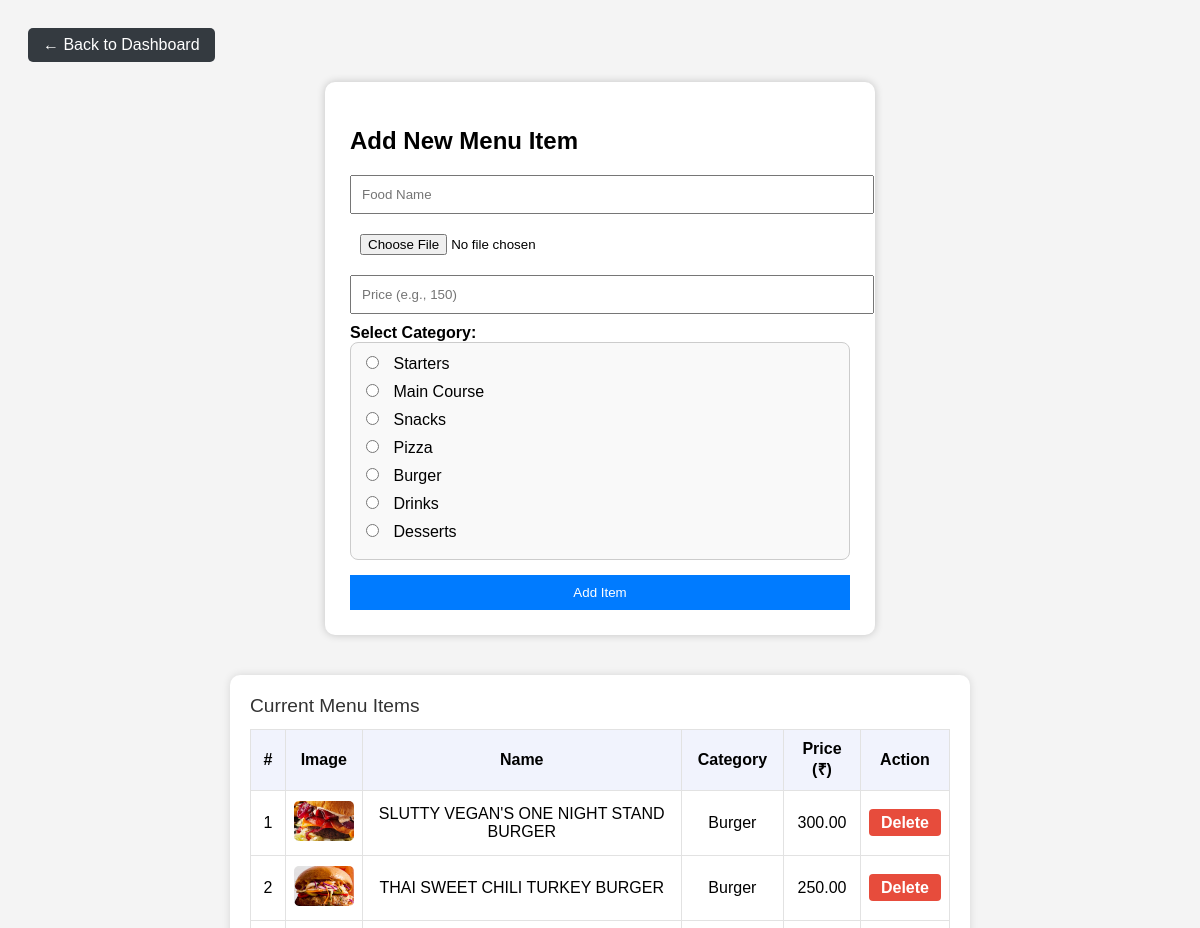
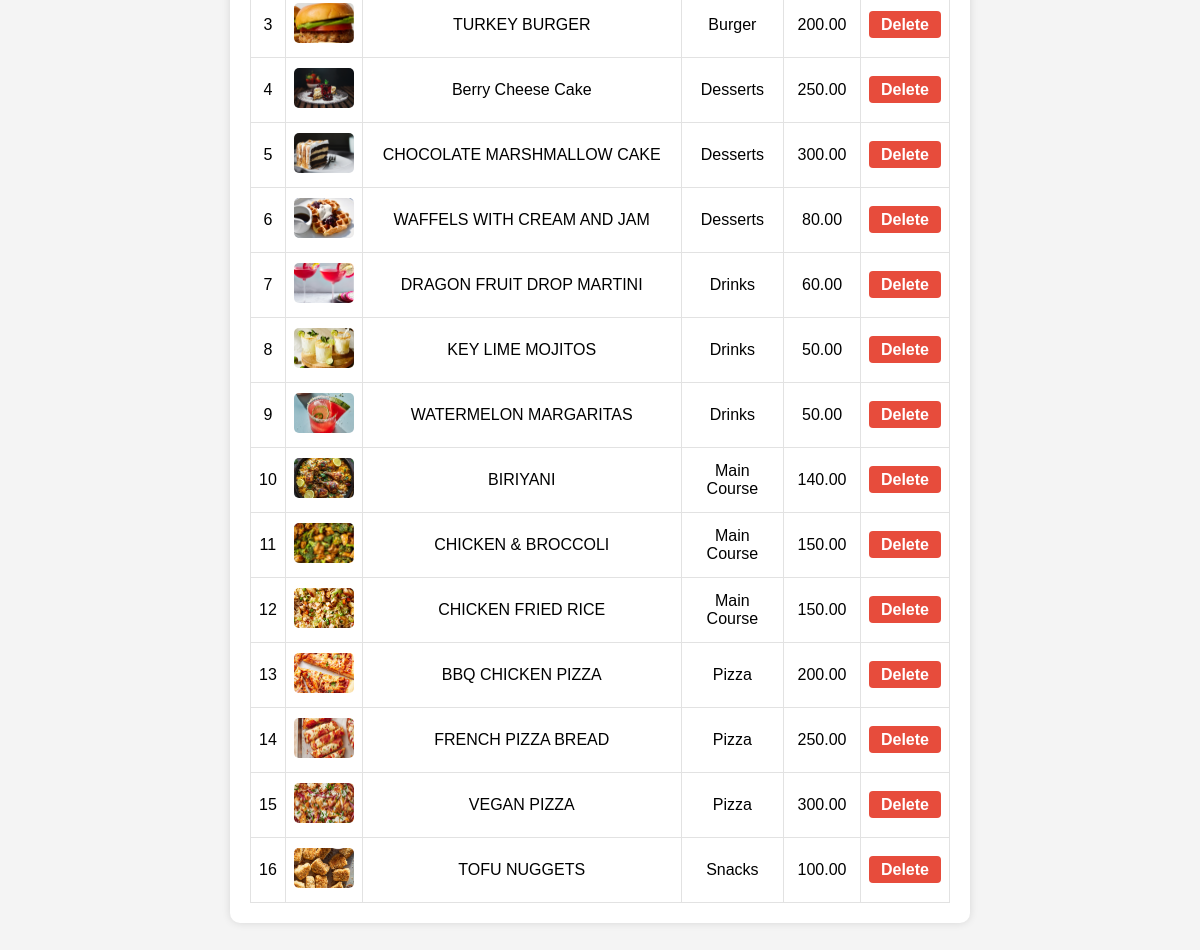
/admin_add_menu.php, run on the app's committed database (2 pictures, top to bottom).
### tables this page shows
CREATE TABLE `menu` (
  `id` int(11) NOT NULL,
  `name` varchar(100) NOT NULL,
  `price` decimal(10,2) NOT NULL,
  `category` varchar(50) NOT NULL,
  `image` varchar(255) DEFAULT NULL
);

### admin_add_menu.php (the view, shortened to what this page needs)
<?php
$conn = new mysqli("localhost", "root", "", "restaurant");
$menuItems = [];
$result = $conn->query("SELECT * FROM menu ORDER BY category, name");
while ($row = $result->fetch_assoc()) {
    $menuItems[] = $row;
}
?>
<!DOCTYPE html>
<html>
<head>
</head>
<body>
<a href="admin_dashboard.php" class="back-home">← Back to Dashboard</a>
<form method="POST" enctype="multipart/form-data">
    <h2>Add New Menu Item</h2>
    <input type="text" name="name" placeholder="Food Name" required />
    <input type="file" name="image" accept="image/*" required />
    <input type="number" name="price" placeholder="Price (e.g., 150)" step="0.01" required />
    <label><strong>Select Category:</strong></label>
    <div class="category-box">
        <label><input type="radio" name="category" value="Starters" required> Starters</label>
        <label><input type="radio" name="category" value="Main Course"> Main Course</label>
        <label><input type="radio" name="category" value="Snacks"> Snacks</label>
        <label><input type="radio" name="category" value="Pizza"> Pizza</label>
        <label><input type="radio" name="category" value="Burger"> Burger</label>
        <label><input type="radio" name="category" value="Drinks"> Drinks</label>
        <label><input type="radio" name="category" value="Desserts"> Desserts</label>
    </div>
    <button type="submit">Add Item</button>
</form>
<?php if (!empty($menuItems)): ?>
<div class="menu-list-box">
    <div class="menu-list-title">Current Menu Items</div>
    <table class="menu-list">
        <tr>
            <th>#</th>
            <th>Image</th>
            <th>Name</th>
            <th>Category</th>
            <th>Price (₹)</th>
            <th>Action</th>
        </tr>
        <?php foreach ($menuItems as $idx => $item): ?>
        <tr>
            <td><?= $idx + 1 ?></td>
            <td>
                <?php if (!empty($item['image']) && file_exists('uploads/' . $item['image'])): ?>
                    <img src="uploads/<?= htmlspecialchars($item['image']) ?>" alt="<?= htmlspecialchars($item['name']) ?>">
                <?php else: ?>
                    <span style="color:#888;">No Image</span>
                <?php endif; ?>
            </td>
            <td><?= htmlspecialchars($item['name']) ?></td>
            <td><?= htmlspecialchars($item['category']) ?></td>
            <td><?= number_format($item['price'],2) ?></td>
            <td>
                <a href="?delete=<?= $item['id'] ?>" class="delete-btn" onclick="return confirm('Delete this item?')">Delete</a>
            </td>
        </tr>
        <?php endforeach; ?>
    </table>
</div>
<?php endif; ?>
</body>
</html>

### admin_add_menu.php (style rules this page uses)
body { font-family: Arial; background-color: #f4f4f4; padding: 20px; }
form { background: white; padding: 25px; max-width: 500px; margin: auto; border-radius: 10px; box-shadow: 0 0 8px rgba(0,0,0,0.2); }
input[type="text"], input[type="number"], input[type="file"] { width: 100%; margin-bottom: 10px; padding: 10px; }
button { background-color: #007bff; color: white; padding: 10px 15px; border: none; width: 100%; cursor: pointer; }
a.back-home { display: inline-block; margin-bottom: 20px; padding: 8px 15px; background-color: #343a40; color: white; text-decoration: none; border-radius: 5px; }
.category-box { border: 1px solid #ccc; padding: 10px; border-radius: 8px; margin-bottom: 15px; background-color: #f9f9f9; }
.category-box label { display: block; margin-bottom: 8px; cursor: pointer; }
.category-box input[type="radio"] { margin-right: 10px; }
.menu-list-box { max-width: 700px; margin: 40px auto 0 auto; background: #fff; border-radius: 10px; box-shadow: 0 0 8px rgba(0,0,0,0.12); padding: 20px; }
.menu-list-title { font-size: 1.2em; margin-bottom: 12px; color: #333; }
table.menu-list { width: 100%; border-collapse: collapse; }
table.menu-list th, table.menu-list td { border: 1px solid #e2e2e2; padding: 10px 8px; text-align: center; }
table.menu-list th { background: #f1f3fd; font-weight: bold; }
table.menu-list td img { width: 60px; height: 40px; object-fit: cover; border-radius: 5px; }
a.delete-btn { color: #fff; background: #e74c3c; padding: 5px 12px; border-radius: 4px; text-decoration: none; font-weight: bold; transition: background 0.2s; }

### data on the page
menu: image (picture), name "SLUTTY VEGAN'S ONE NIGHT STAND BURGER", category "Burger", price "300.00"
menu: image (picture), name "THAI SWEET CHILI TURKEY BURGER", category "Burger", price "250.00"
menu: image (picture), name "TURKEY BURGER", category "Burger", price "200.00"
menu: image (picture), name "Berry Cheese Cake", category "Desserts", price "250.00"
menu: image (picture), name "CHOCOLATE MARSHMALLOW CAKE", category "Desserts", price "300.00"
menu: image (picture), name "WAFFELS WITH CREAM AND JAM", category "Desserts", price "80.00"
menu: image (picture), name "DRAGON FRUIT DROP MARTINI", category "Drinks", price "60.00"
menu: image (picture), name "KEY LIME MOJITOS", category "Drinks", price "50.00"
menu: image (picture), name "WATERMELON MARGARITAS", category "Drinks", price "50.00"
menu: image (picture), name "BIRIYANI", category "Main Course", price "140.00"
menu: image (picture), name "CHICKEN & BROCCOLI", category "Main Course", price "150.00"
menu: image (picture), name "CHICKEN FRIED RICE", category "Main Course", price "150.00"
menu: image (picture), name "BBQ CHICKEN PIZZA", category "Pizza", price "200.00"
menu: image (picture), name "FRENCH PIZZA BREAD", category "Pizza", price "250.00"
menu: image (picture), name "VEGAN PIZZA", category "Pizza", price "300.00"
menu: image (picture), name "TOFU NUGGETS", category "Snacks", price "100.00"
